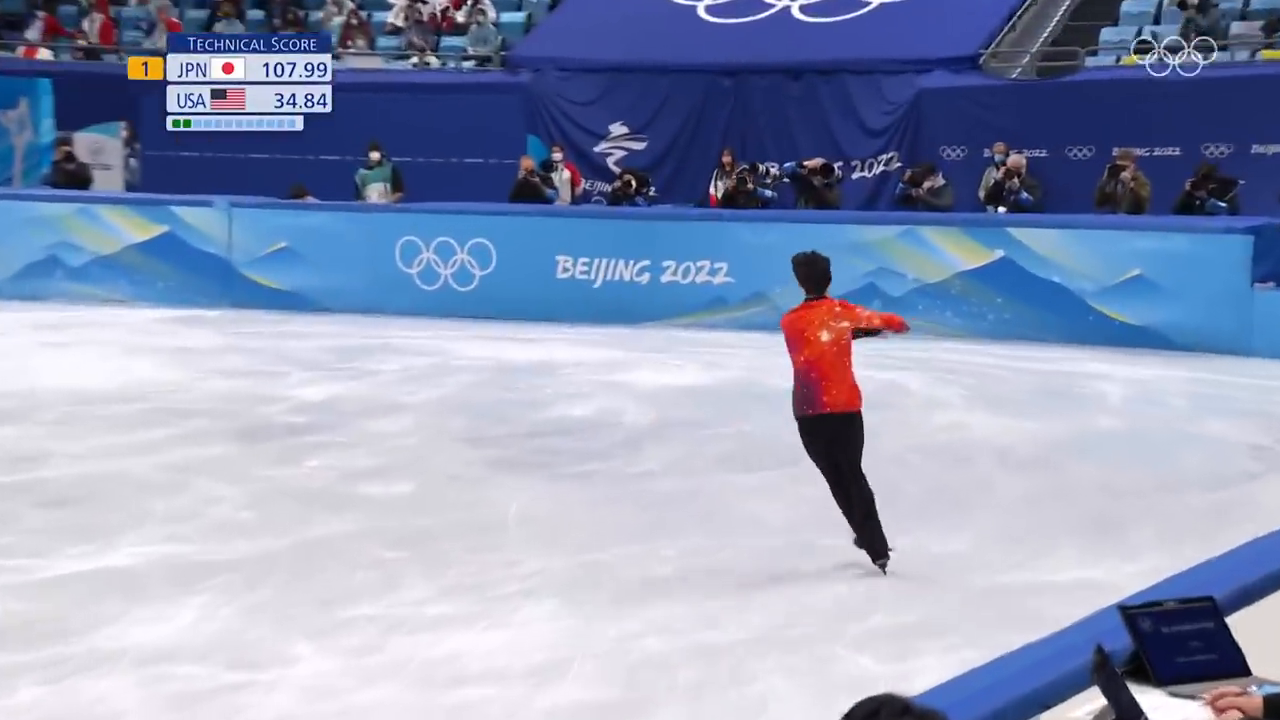
#> input picture frame 18 of data/skateClip.mp4, 1280 x 720 px
$ python trackTest.py
#> lines starting #> are read from the running program, lines starting #| are printed output that depends on the picture
# Importing the Pandas libraries
import pandas as panda

# Importing the OpenCV libraries
import cv2

# Importing the time module
import time

# Importing the datetime function of the datetime module
from datetime import datetime

# Assigning our initial state in the form of variable initialState as None for initial frames
initialState = None

# List of all the tracks when there is any detected of motion in the frames
motionTrackList = [None, None]

# A new list 'time' for storing the time when movement detected
motionTime = []

# Initialising DataFrame variable 'dataFrame' using pandas libraries panda with Initial and Final column
dataFrame = panda.DataFrame(columns=["Initial", "Final"])

# starting the webCam to capture the video using cv2 module
video = cv2.VideoCapture('data/skateClip.mp4')

# using infinite loop to capture the frames from the video
while True:

    # Reading each image or frame from the video using read function

    check, cur_frame = video.read()
#> cur_frame is the input picture: shape (720, 1280, 3); mean B, G, R 184.5, 154, 143.2

    # Defining 'motion' variable equal to zero as initial frame

    var_motion = 0

    # From colour images creating a gray frame

    gray_image = cv2.cvtColor(cur_frame, cv2.COLOR_BGR2GRAY)
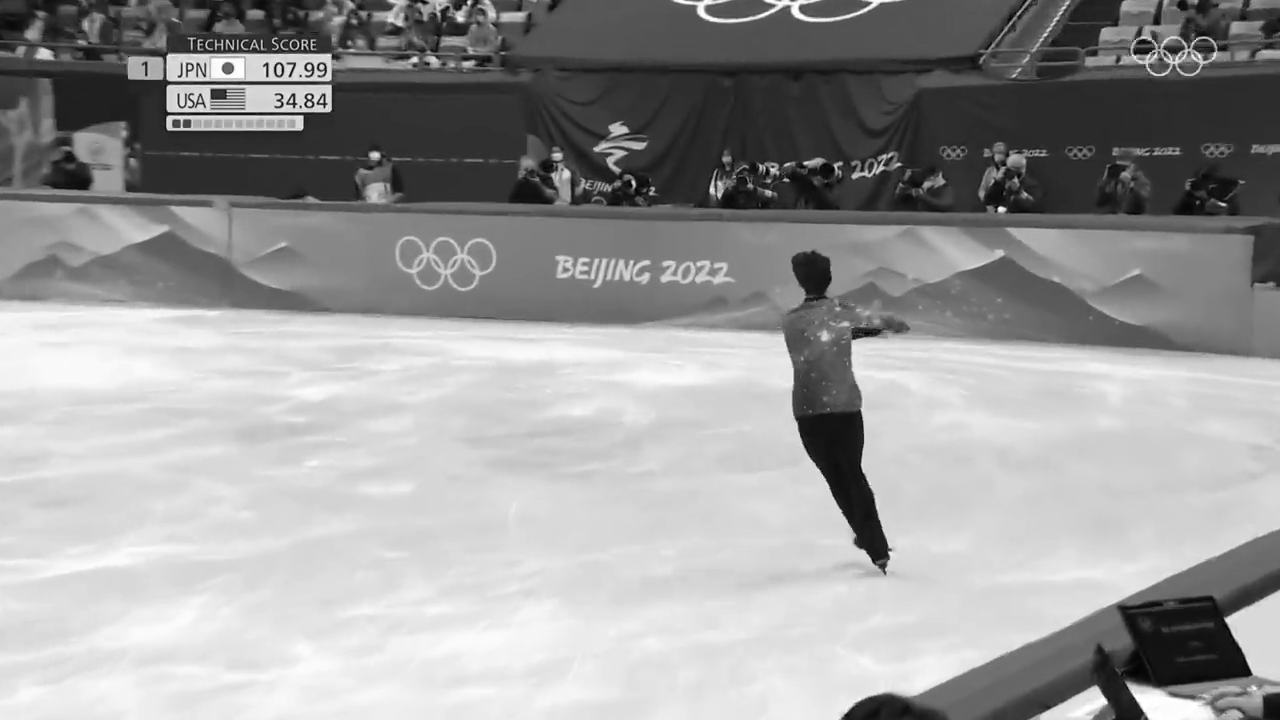
#> gray_image: shape (720, 1280); min 0, max 255, mean 154.3

    # To find the changes creating a GaussianBlur from the gray scale image

    gray_frame = cv2.GaussianBlur(gray_image, (21, 21), 0)
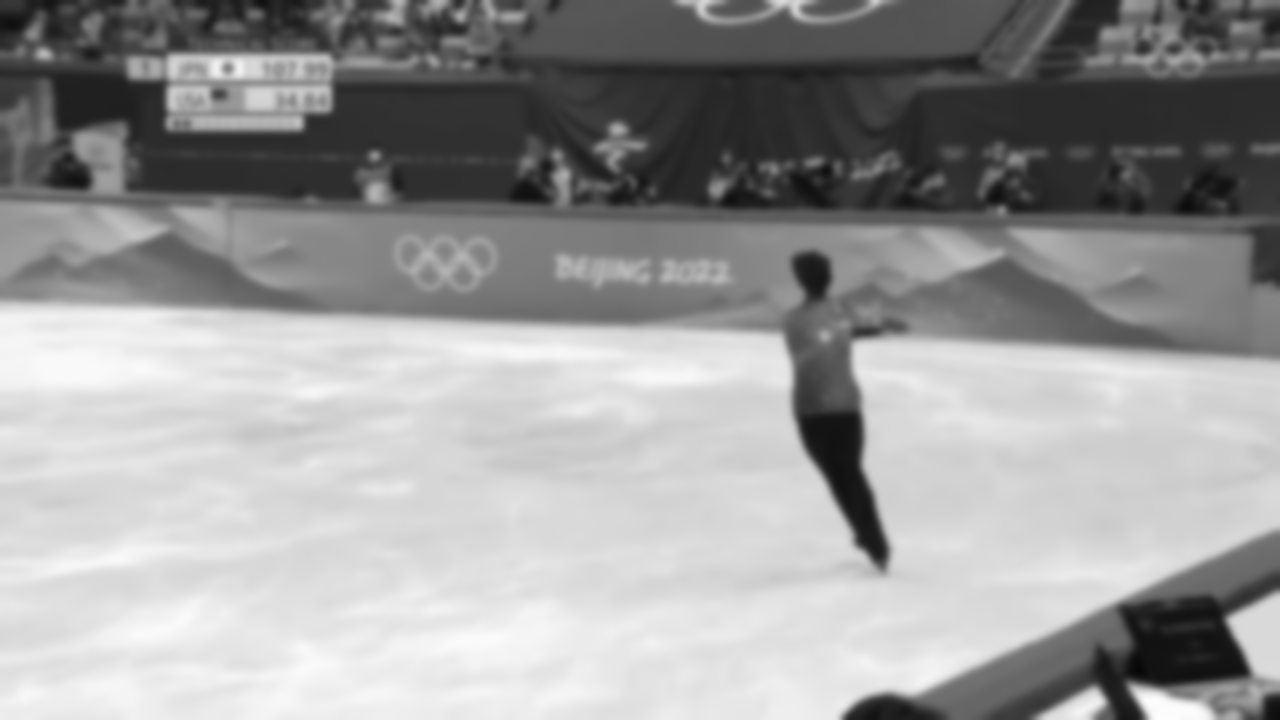
#> gray_frame: shape (720, 1280); min 7, max 253, mean 154.3

    # For the first iteration checking the condition

    # we will assign grayFrame to initalState if is none

    if initialState is None:
        initialState = gray_frame

        continue

        # Calculation of difference between static or initial and gray frame we created

    differ_frame = cv2.absdiff(initialState, gray_frame)

    # the change between static or initial background and current gray frame are highlighted

    thresh_frame = cv2.threshold(differ_frame, 30, 255, cv2.THRESH_BINARY)[1]

    thresh_frame = cv2.dilate(thresh_frame, None, iterations=2)

    # For the moving object in the frame finding the coutours

    cont, _ = cv2.findContours(thresh_frame.copy(),

                               cv2.RETR_EXTERNAL, cv2.CHAIN_APPROX_SIMPLE)

    for cur in cont:

        if cv2.contourArea(cur) < 10000:
            continue

        var_motion = 1

        (cur_x, cur_y, cur_w, cur_h) = cv2.boundingRect(cur)

        # To create a rectangle of green color around the moving object

        cv2.rectangle(cur_frame, (cur_x, cur_y), (cur_x + cur_w, cur_y + cur_h), (0, 255, 0), 3)

        # from the frame adding the motion status

    motionTrackList.append(var_motion)

    motionTrackList = motionTrackList[-2:]

    # Adding the Start time of the motion

    if motionTrackList[-1] == 1 and motionTrackList[-2] == 0:
        motionTime.append(datetime.now())

        # Adding the End time of the motion

    if motionTrackList[-1] == 0 and motionTrackList[-2] == 1:
        motionTime.append(datetime.now())

        # In the gray scale displaying the captured image

    cv2.imshow("The image captured in the Gray Frame is shown below: ", gray_frame)

    # To display the difference between inital static frame and the current frame

    cv2.imshow("Difference between the  inital static frame and the current frame: ", differ_frame)

    # To display on the frame screen the black and white images from the video

    cv2.imshow("Threshold Frame created from the PC or Laptop Webcam is: ", thresh_frame)

    # Through the colour frame displaying the contour of the object

    cv2.imshow("From the PC or Laptop webcam, this is one example of the Colour Frame:", cur_frame)

    # Creating a key to wait

    wait_key = cv2.waitKey(1)

    # With the help of the 'm' key ending the whole process of our system

    if wait_key == ord('m'):

        # adding the motion variable value to motiontime list when something is moving on the screen

        if var_motion == 1:
            motionTime.append(datetime.now())

        break

    # At last we are adding the time of motion or var_motion inside the data frame
for a in range(0, len(motionTime), 2):
    dataFrame = dataFrame.append({"Initial": time[a], "Final": motionTime[a + 1]}, ignore_index=True)

# To record all the movements, creating a CSV file
dataFrame.to_csv("EachMovement.csv")

# Releasing the video
video.release()

# Now, Closing or destroying all the open windows with the help of openCV
cv2.destroyAllWindows()

$ run again, starting later in the video
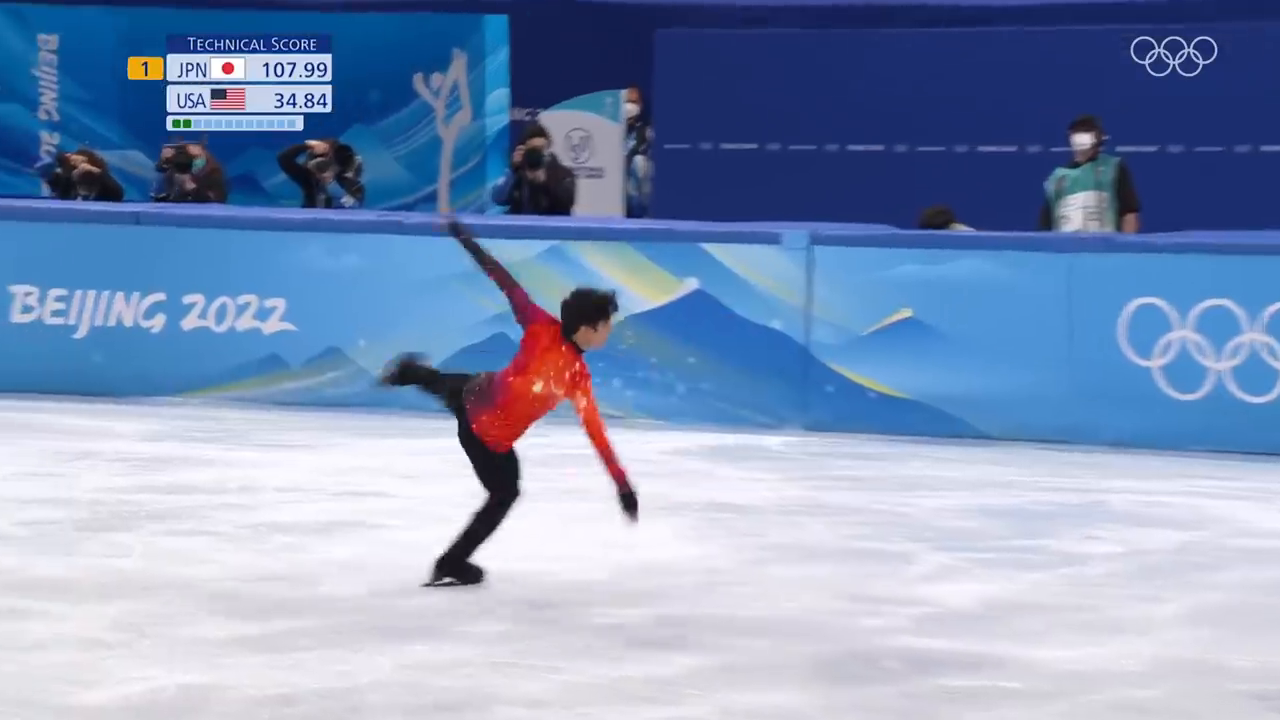
#> input picture frame 84 of data/skateClip.mp4, 1280 x 720 px
#> cur_frame is the input picture: shape (720, 1280, 3); mean B, G, R 185.4, 149, 128.1
#> `gray_image = cv2.cvtColor(cur_frame, cv2.COLOR_BGR2GRAY)`:
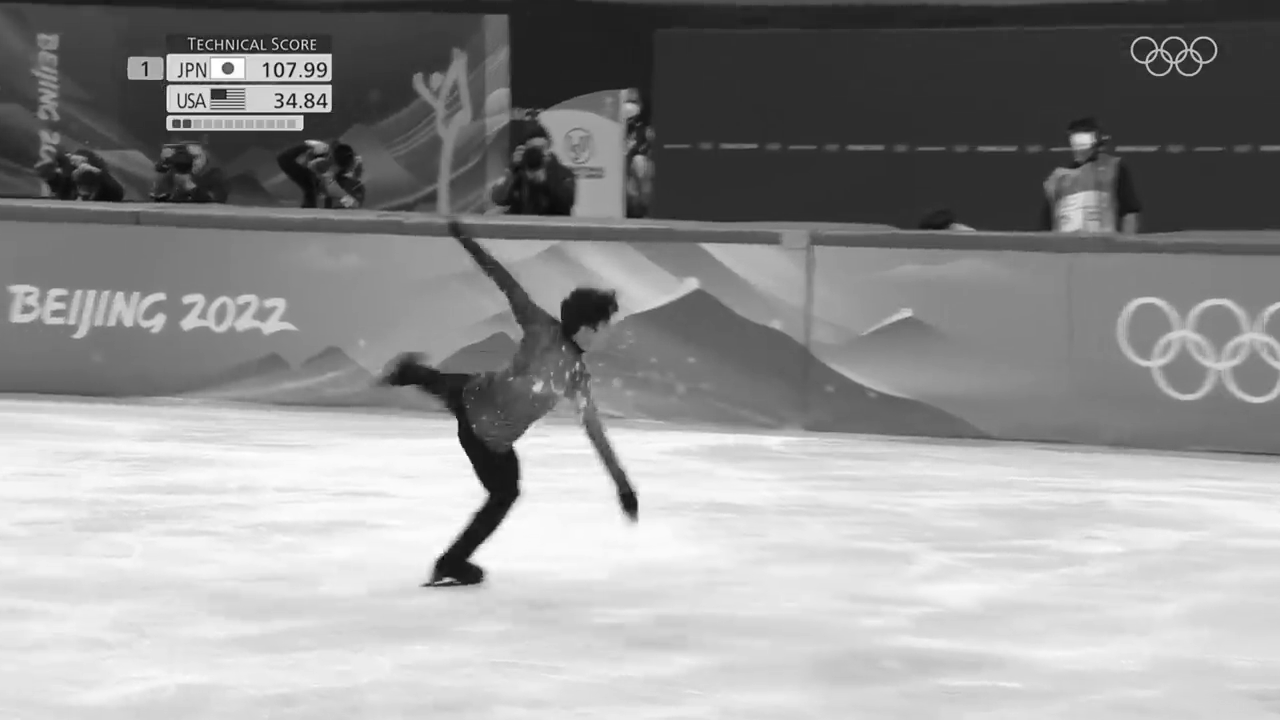
#> gray_image: shape (720, 1280); min 1, max 255, mean 146.9
#> `gray_frame = cv2.GaussianBlur(gray_image, (21, 21), 0)`:
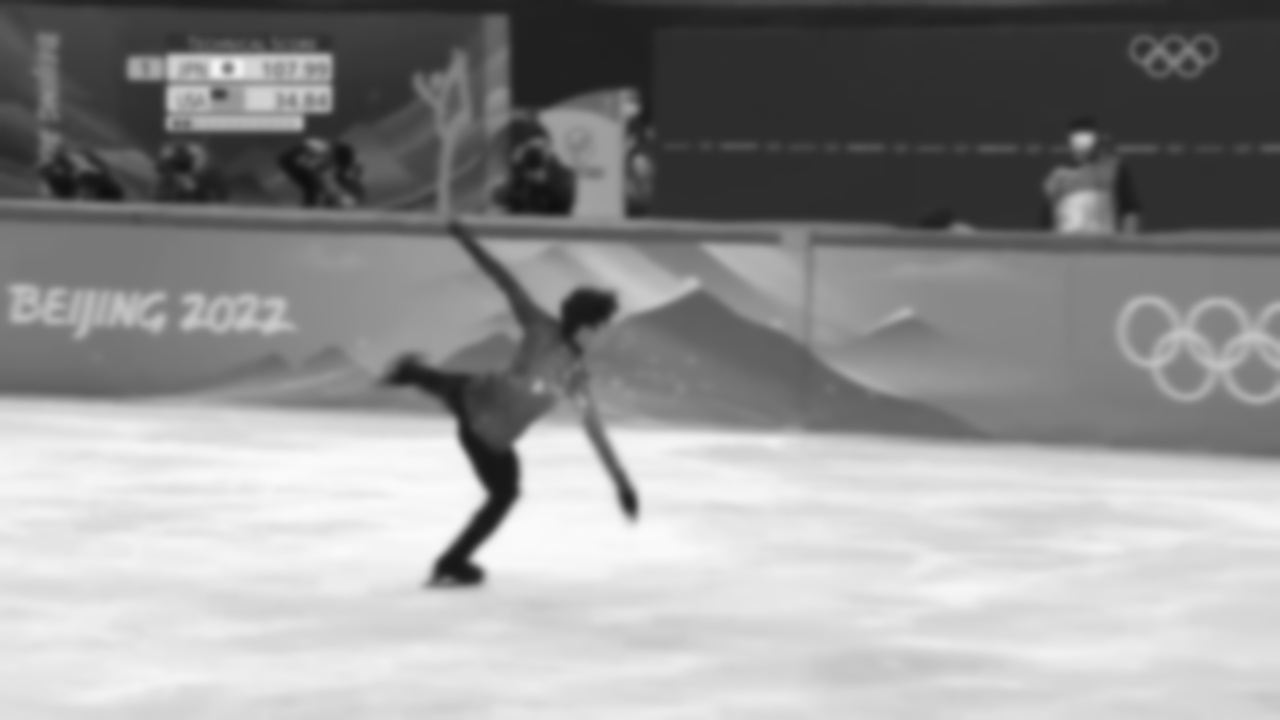
#> gray_frame: shape (720, 1280); min 14, max 250, mean 146.9
